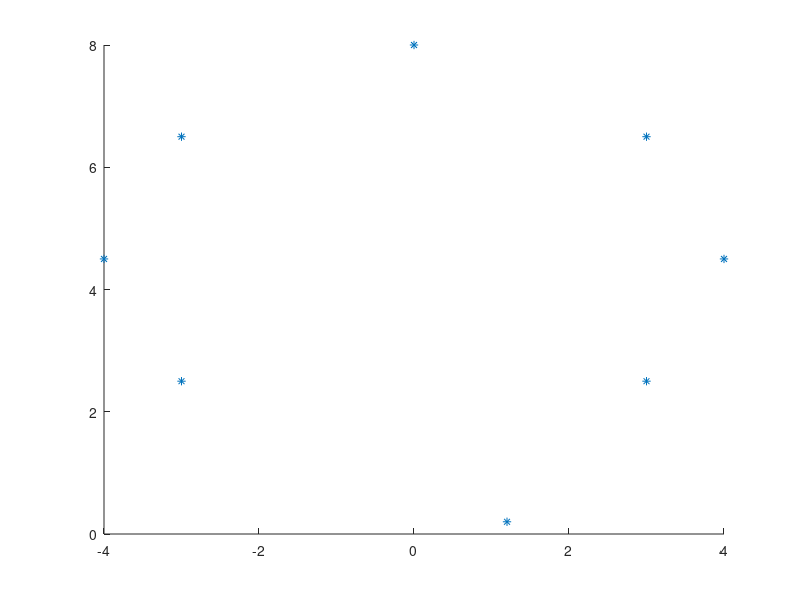

Reproduce this figure in MATLAB.
clear all
close all
x1=[1.2 3.0 4.0 3.0 0 -3.0 -4.0 -3.0]
x1=x1';
y1=[0.2 2.5 4.5 6.5 8.0 6.5 4.5 2.5]
y1=y1';
figure(1)
hold on
plot(x1,y1,'*')
save marqueurs.mat